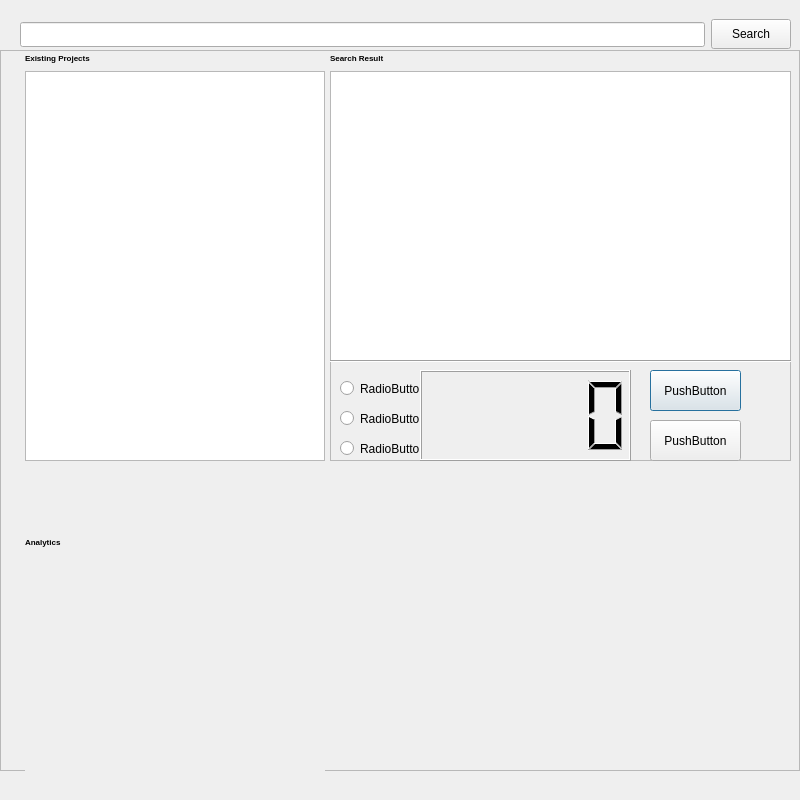
<?xml version="1.0" encoding="UTF-8"?>
<ui version="4.0">
 <class>Dialog</class>
 <widget class="QDialog" name="Dialog">
  <property name="geometry">
   <rect>
    <x>0</x>
    <y>0</y>
    <width>800</width>
    <height>800</height>
   </rect>
  </property>
  <property name="minimumSize">
   <size>
    <width>800</width>
    <height>800</height>
   </size>
  </property>
  <property name="maximumSize">
   <size>
    <width>800</width>
    <height>800</height>
   </size>
  </property>
  <property name="windowTitle">
   <string extracomment="Knowledge Base">pyKPM</string>
  </property>
  <property name="windowIcon">
   <iconset resource="KPMuiMain.qrc">
    <normaloff>:/pyKPM_search/uiMain.ico</normaloff>:/pyKPM_search/uiMain.ico</iconset>
  </property>
  <widget class="QWidget" name="verticalLayoutWidget">
   <property name="geometry">
    <rect>
     <x>20</x>
     <y>5</y>
     <width>761</width>
     <height>51</height>
    </rect>
   </property>
   <layout class="QVBoxLayout" name="verticalLayout"/>
  </widget>
  <widget class="QFrame" name="frame">
   <property name="geometry">
    <rect>
     <x>0</x>
     <y>50</y>
     <width>800</width>
     <height>721</height>
    </rect>
   </property>
   <property name="minimumSize">
    <size>
     <width>800</width>
     <height>0</height>
    </size>
   </property>
   <property name="maximumSize">
    <size>
     <width>800</width>
     <height>800</height>
    </size>
   </property>
   <property name="frameShape">
    <enum>QFrame::StyledPanel</enum>
   </property>
   <property name="frameShadow">
    <enum>QFrame::Raised</enum>
   </property>
   <widget class="QWidget" name="gridLayoutWidget">
    <property name="geometry">
     <rect>
      <x>20</x>
      <y>0</y>
      <width>311</width>
      <height>722</height>
     </rect>
    </property>
    <layout class="QGridLayout" name="gridLayout">
     <item row="0" column="0">
      <widget class="QLabel" name="label">
       <property name="minimumSize">
        <size>
         <width>0</width>
         <height>15</height>
        </size>
       </property>
       <property name="maximumSize">
        <size>
         <width>16777215</width>
         <height>15</height>
        </size>
       </property>
       <property name="font">
        <font>
         <family>Tahoma</family>
         <pointsize>6</pointsize>
         <weight>75</weight>
         <bold>true</bold>
        </font>
       </property>
       <property name="text">
        <string>Existing Projects</string>
       </property>
      </widget>
     </item>
     <item row="3" column="0">
      <widget class="QwtPlot" name="qwtPlot">
       <property name="minimumSize">
        <size>
         <width>300</width>
         <height>0</height>
        </size>
       </property>
       <property name="maximumSize">
        <size>
         <width>300</width>
         <height>350</height>
        </size>
       </property>
       <property name="font">
        <font>
         <family>WenQuanYi Micro Hei</family>
         <pointsize>7</pointsize>
        </font>
       </property>
       <property name="cursor">
        <cursorShape>IBeamCursor</cursorShape>
       </property>
       <property name="autoFillBackground">
        <bool>true</bool>
       </property>
      </widget>
     </item>
     <item row="2" column="0">
      <widget class="QLabel" name="label_2">
       <property name="font">
        <font>
         <family>Tahoma</family>
         <pointsize>6</pointsize>
         <weight>75</weight>
         <bold>true</bold>
        </font>
       </property>
       <property name="text">
        <string>Analytics</string>
       </property>
      </widget>
     </item>
     <item row="1" column="0">
      <widget class="QTreeView" name="treeView">
       <property name="enabled">
        <bool>true</bool>
       </property>
       <property name="sizePolicy">
        <sizepolicy hsizetype="Preferred" vsizetype="Preferred">
         <horstretch>0</horstretch>
         <verstretch>0</verstretch>
        </sizepolicy>
       </property>
       <property name="minimumSize">
        <size>
         <width>300</width>
         <height>390</height>
        </size>
       </property>
       <property name="maximumSize">
        <size>
         <width>300</width>
         <height>390</height>
        </size>
       </property>
      </widget>
     </item>
    </layout>
   </widget>
   <widget class="QWidget" name="gridLayoutWidget_2">
    <property name="geometry">
     <rect>
      <x>330</x>
      <y>0</y>
      <width>461</width>
      <height>311</height>
     </rect>
    </property>
    <layout class="QGridLayout" name="gridLayout_2">
     <item row="1" column="1">
      <widget class="QListView" name="listView">
       <property name="maximumSize">
        <size>
         <width>500</width>
         <height>300</height>
        </size>
       </property>
      </widget>
     </item>
     <item row="0" column="1">
      <widget class="QLabel" name="label_3">
       <property name="minimumSize">
        <size>
         <width>0</width>
         <height>15</height>
        </size>
       </property>
       <property name="maximumSize">
        <size>
         <width>16777215</width>
         <height>15</height>
        </size>
       </property>
       <property name="font">
        <font>
         <family>Tahoma</family>
         <pointsize>6</pointsize>
         <weight>75</weight>
         <bold>true</bold>
        </font>
       </property>
       <property name="text">
        <string>Search Result</string>
       </property>
      </widget>
     </item>
    </layout>
   </widget>
   <widget class="QFrame" name="frame_2">
    <property name="geometry">
     <rect>
      <x>330</x>
      <y>310</y>
      <width>461</width>
      <height>101</height>
     </rect>
    </property>
    <property name="frameShape">
     <enum>QFrame::StyledPanel</enum>
    </property>
    <property name="frameShadow">
     <enum>QFrame::Raised</enum>
    </property>
    <widget class="QRadioButton" name="radioButton">
     <property name="geometry">
      <rect>
       <x>10</x>
       <y>20</y>
       <width>82</width>
       <height>17</height>
      </rect>
     </property>
     <property name="text">
      <string>RadioButton</string>
     </property>
    </widget>
    <widget class="QRadioButton" name="radioButton_2">
     <property name="geometry">
      <rect>
       <x>10</x>
       <y>50</y>
       <width>82</width>
       <height>17</height>
      </rect>
     </property>
     <property name="text">
      <string>RadioButton</string>
     </property>
    </widget>
    <widget class="QRadioButton" name="radioButton_3">
     <property name="geometry">
      <rect>
       <x>10</x>
       <y>80</y>
       <width>82</width>
       <height>17</height>
      </rect>
     </property>
     <property name="text">
      <string>RadioButton</string>
     </property>
    </widget>
    <widget class="QPushButton" name="pushButton">
     <property name="geometry">
      <rect>
       <x>320</x>
       <y>10</y>
       <width>91</width>
       <height>41</height>
      </rect>
     </property>
     <property name="text">
      <string>PushButton</string>
     </property>
    </widget>
    <widget class="QPushButton" name="pushButton_2">
     <property name="geometry">
      <rect>
       <x>320</x>
       <y>60</y>
       <width>91</width>
       <height>41</height>
      </rect>
     </property>
     <property name="text">
      <string>PushButton</string>
     </property>
    </widget>
    <widget class="QLCDNumber" name="lcdNumber">
     <property name="geometry">
      <rect>
       <x>90</x>
       <y>10</y>
       <width>211</width>
       <height>91</height>
      </rect>
     </property>
    </widget>
    <widget class="Line" name="line">
     <property name="geometry">
      <rect>
       <x>0</x>
       <y>0</y>
       <width>1000</width>
       <height>3</height>
      </rect>
     </property>
     <property name="minimumSize">
      <size>
       <width>800</width>
       <height>0</height>
      </size>
     </property>
     <property name="orientation">
      <enum>Qt::Horizontal</enum>
     </property>
    </widget>
   </widget>
   <widget class="QWidget" name="verticalLayoutWidget_2">
    <property name="geometry">
     <rect>
      <x>330</x>
      <y>430</y>
      <width>461</width>
      <height>291</height>
     </rect>
    </property>
    <layout class="QVBoxLayout" name="verticalLayout_3">
     <item>
      <widget class="QsciScintilla" name="textEdit">
       <property name="maximumSize">
        <size>
         <width>16777215</width>
         <height>285</height>
        </size>
       </property>
       <property name="toolTip">
        <string/>
       </property>
       <property name="whatsThis">
        <string/>
       </property>
      </widget>
     </item>
    </layout>
   </widget>
   <zorder>lineSearch</zorder>
   <zorder>gridLayoutWidget</zorder>
   <zorder>gridLayoutWidget_2</zorder>
   <zorder>frame_2</zorder>
   <zorder>verticalLayoutWidget_2</zorder>
  </widget>
  <widget class="QWidget" name="horizontalLayoutWidget">
   <property name="geometry">
    <rect>
     <x>20</x>
     <y>10</y>
     <width>771</width>
     <height>49</height>
    </rect>
   </property>
   <layout class="QHBoxLayout" name="horizontalLayout">
    <item>
     <widget class="QLineEdit" name="lineSearch">
      <property name="maximumSize">
       <size>
        <width>700</width>
        <height>25</height>
       </size>
      </property>
     </widget>
    </item>
    <item>
     <widget class="QPushButton" name="SearchButton">
      <property name="maximumSize">
       <size>
        <width>150</width>
        <height>30</height>
       </size>
      </property>
      <property name="text">
       <string>Search</string>
      </property>
      <property name="icon">
       <iconset resource="KPMuiMain.qrc">
        <normaloff>:/pyKPM_search/find.ico</normaloff>:/pyKPM_search/find.ico</iconset>
      </property>
     </widget>
    </item>
   </layout>
  </widget>
 </widget>
 <customwidgets>
  <customwidget>
   <class>QsciScintilla</class>
   <extends>QFrame</extends>
   <header>Qsci/qsciscintilla.h</header>
  </customwidget>
  <customwidget>
   <class>QwtPlot</class>
   <extends>QFrame</extends>
   <header>qwt_plot.h</header>
  </customwidget>
 </customwidgets>
 <resources>
  <include location="KPMuiMain.qrc"/>
 </resources>
 <connections/>
</ui>
